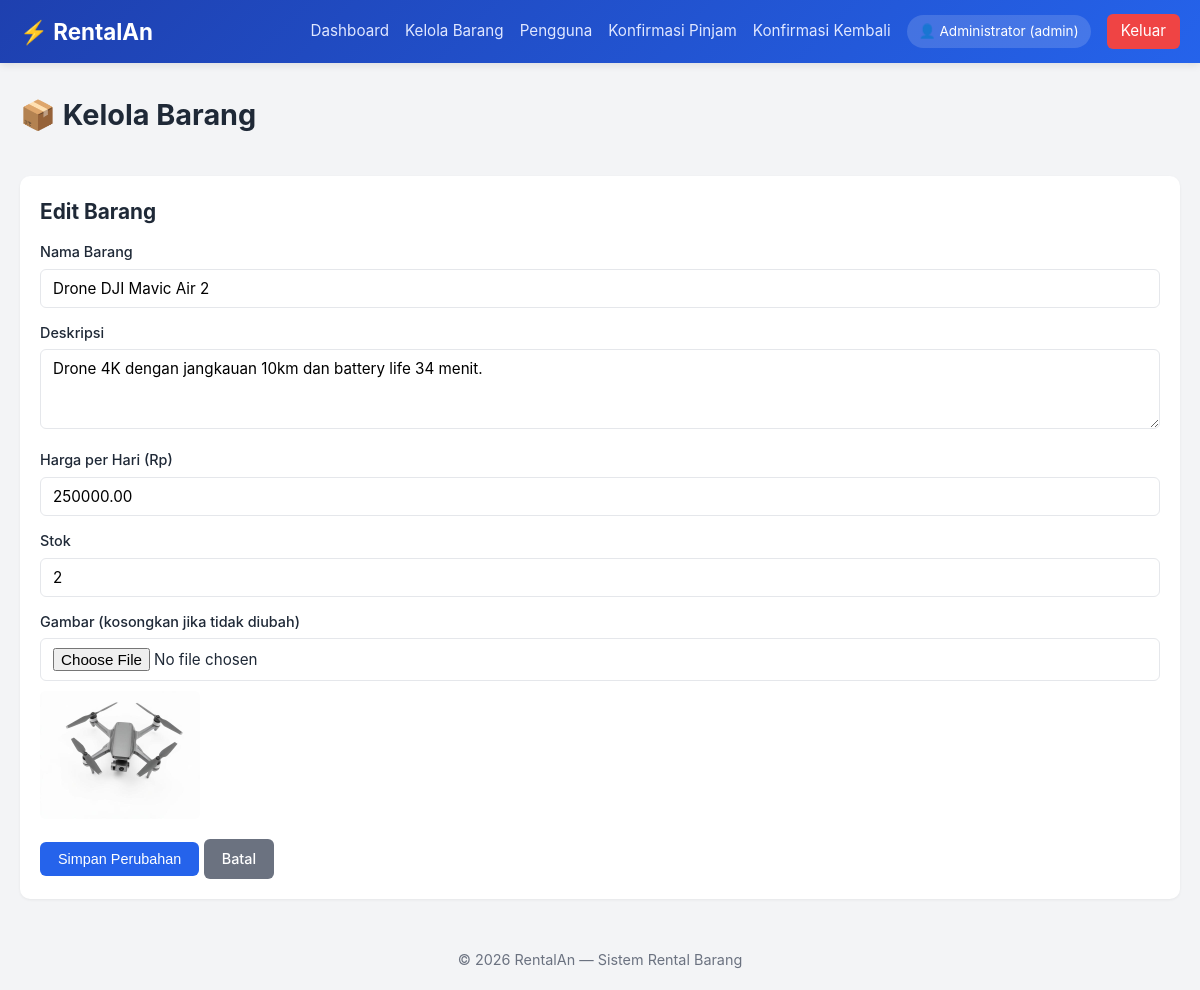
The app's page /admin/items.php?action=edit&id=2 (signed in) with its own data.
### tables this page shows
CREATE TABLE IF NOT EXISTS items (
    id INT AUTO_INCREMENT PRIMARY KEY,
    name VARCHAR(150) NOT NULL,
    description TEXT,
    price_per_day DECIMAL(12,2) NOT NULL,
    stock INT NOT NULL DEFAULT 0,
    image VARCHAR(255),
    created_at TIMESTAMP DEFAULT CURRENT_TIMESTAMP
);

### classes/Item.php (called while the page is built, shortened)
<?php
class Item {
    private $conn;
    private $table = 'items';
    public function __construct($db) {
        $this->conn = $db;
    }
    public function getAll() {
        return $this->conn->query("SELECT * FROM {$this->table} ORDER BY created_at DESC")->fetchAll();
    }
    public function getById($id) {
        $stmt = $this->conn->prepare("SELECT * FROM {$this->table} WHERE id=?");
        $stmt->execute([$id]);
        return $stmt->fetch();
    }
}

### includes/config.php (called while the page is built, shortened)
<?php
require_once __DIR__ . '/../classes/Item.php';
function e($str) { return htmlspecialchars($str ?? '', ENT_QUOTES, 'UTF-8'); }

### admin/items.php (the view, shortened to what this page needs)
<?php
require_once __DIR__ . '/../includes/config.php';
$item = new Item($db);
$action = $_GET['action'] ?? 'list';
$editing = null;
if ($action === 'edit' && isset($_GET['id'])) {
    $editing = $item->getById((int)$_GET['id']);
}
$items = $item->getAll();
include __DIR__ . '/../includes/header.php';
?>
<div class="page-header">
  <h1>📦 Kelola Barang</h1>
</div>
<?php if ($action === 'add' || $action === 'edit'): ?>
  <div class="card">
    <h2><?= $editing ? 'Edit Barang' : 'Tambah Barang Baru' ?></h2>
    <form method="post" enctype="multipart/form-data" style="margin-top:14px">
      <div class="form-group"><label>Nama Barang</label><input type="text" name="name" class="form-control" required value="<?= e($editing['name'] ?? '') ?>"></div>
      <div class="form-group"><label>Deskripsi</label><textarea name="description" class="form-control"><?= e($editing['description'] ?? '') ?></textarea></div>
      <div class="form-group"><label>Harga per Hari (Rp)</label><input type="number" name="price_per_day" class="form-control" required min="0" step="1000" value="<?= e($editing['price_per_day'] ?? '') ?>"></div>
      <div class="form-group"><label>Stok</label><input type="number" name="stock" class="form-control" required min="0" value="<?= e($editing['stock'] ?? '0') ?>"></div>
      <div class="form-group"><label>Gambar <?= $editing ? '(kosongkan jika tidak diubah)' : '' ?></label><input type="file" name="image" accept="image/*" class="form-control" <?= $editing ? '' : 'required' ?>>
        <?php if ($editing && $editing['image']): ?><img src="../<?= e($editing['image']) ?>" style="margin-top:10px;max-width:160px;border-radius:6px"><?php endif; ?>
      </div>
      <button class="btn btn-primary"><?= $editing ? 'Simpan Perubahan' : 'Tambah Barang' ?></button>
      <a href="items.php" class="btn btn-secondary">Batal</a>
    </form>
  </div>
<?php endif; ?>
<?php include __DIR__ . '/../includes/footer.php'; ?>

### assets/css/style.css (style rules this page uses)
* { box-sizing: border-box; margin: 0; padding: 0; }
:root { --primary: #2563eb; --primary-dark: #1d4ed8; --bg: #f3f4f6; --card: #ffffff; --text: #1f2937; --muted: #6b7280; --border: #e5e7eb; --success: #10b981; --warning: #f59e0b; --danger: #ef4444; --radius: 10px; }
body { font-family: -apple-system, BlinkMacSystemFont, 'Segoe UI', Roboto, sans-serif; background: var(--bg); color: var(--text); line-height: 1.5; }
h1 { font-size: 1.8rem; margin-bottom: 20px; }
h2 { font-size: 1.3rem; margin-bottom: 14px; }
.card { background: var(--card); border-radius: var(--radius); padding: 20px; box-shadow: 0 1px 3px rgba(0,0,0,.06); margin-bottom: 20px; }
.btn { display: inline-block; padding: 9px 18px; border-radius: 6px; border: none; cursor: pointer; font-size: .9rem; text-decoration: none; font-weight: 500; transition: opacity .15s; }
.btn-primary { background: var(--primary); color: #fff; }
.btn-secondary { background: #6b7280; color: #fff; }
.form-group { margin-bottom: 14px; }
.form-group label { display: block; margin-bottom: 6px; font-weight: 500; font-size: .9rem; }
.form-control { width: 100%; padding: 9px 12px; border: 1px solid var(--border); border-radius: 6px; font-size: .95rem; font-family: inherit; }
textarea.form-control { resize: vertical; min-height: 80px; }
.page-header { display:flex; justify-content:space-between; align-items:center; flex-wrap:wrap; gap:12px; margin-bottom:20px; }

### records on screen
items: name "Drone DJI Mavic Air 2", description "Drone 4K dengan jangkauan 10km dan battery life 34 menit.", price_per_day "250000.00", stock "2", image (picture)

### other values on screen
$_SESSION['full_name'] "Administrator"
$role "admin"
